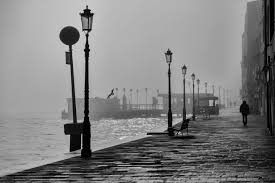
%> input picture image2.jpeg, 275 x 183 px
$ octave ThresholdSelection.m   (GNU Octave 9; MATLAB toolbox functions it lacks are replaced by stand-ins)
%> lines starting %> are read from the running program, lines starting %| are printed output that depends on the picture; in (x1, y1, x2, y2) boxes, pixels count from 0 and x2, y2 are one past the last pixel; in counts of white or black regions, pixels touching at a corner belong together; the program's own positions count from 1
image = imread('image2.jpeg');
%> image is the input picture: size 183x275x3 uint8; min 0, max 239, mean 129
mean_image = imfilter(image, fspecial('average',[15,15]),'replica');
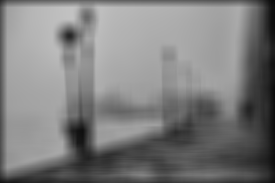
%> mean_image: size 183x275x3 uint8; min 8, max 194, mean 125.1
subtract = image - (mean_image+20);
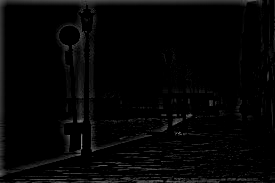
%> subtract: size 183x275x3 uint8; min 0, max 144, mean 5.2

black_white = im2bw(subtract,0);
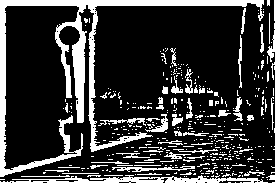
%> black_white: size 183x275 logical; 21.3% white; 408 white regions (355 under 20 px), largest, box (x1, y1, x2, y2) and area: (0, 0, 264, 177) 5645, (0, 175, 268, 183) 1062, (112, 166, 195, 172) 217

subplot(1,2,1); imshow(black_white); title('Threshold Image');
subplot(1,2,2); imshow(image); title('Original Image');

$ run again, with image1.jpg copied over image2.jpeg
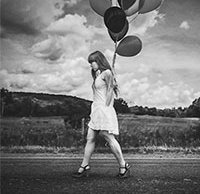
%> input picture image1.jpg, 200 x 194 px
%> image is the input picture: size 194x200x3 uint8; min 0, max 255, mean 121
%> `mean_image = imfilter(image, fspecial('average',[15,15]),'replica');`:
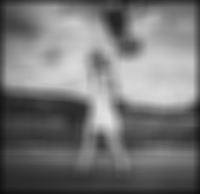
%> mean_image: size 194x200x3 uint8; min 11, max 225, mean 117.7
%> `black_white = im2bw(subtract,0);`:
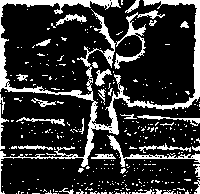
%> black_white: size 194x200 logical; 19.9% white; 340 white regions (309 under 20 px), largest, box (x1, y1, x2, y2) and area: (0, 0, 200, 194) 4037, (114, 10, 165, 69) 500, (107, 135, 200, 167) 421

$ run again, with image10.png saved as image2.jpeg
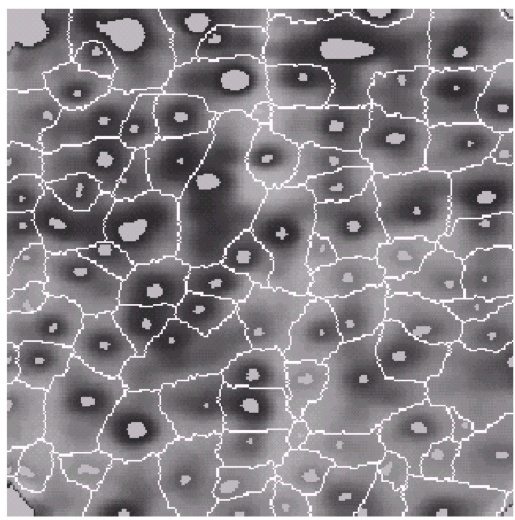
%> input picture image10.png, 515 x 520 px
%> image is the input picture: size 520x515x3 uint8; mean R, G, B 134, 130.3, 134.1
%> `mean_image = imfilter(image, fspecial('average',[15,15]),'replica');`:
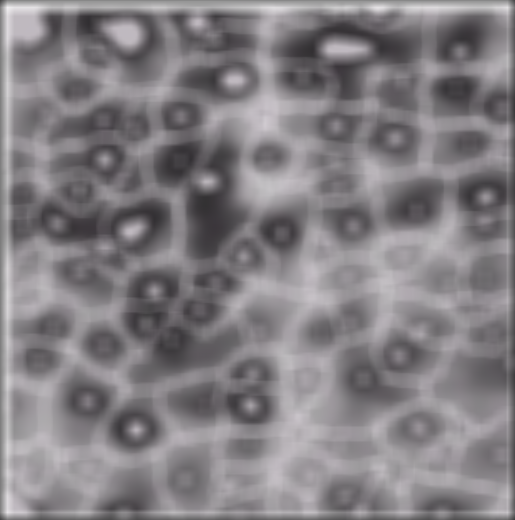
%> mean_image: size 520x515x3 uint8; mean R, G, B 130.7, 127, 130.8
%> `black_white = im2bw(subtract,0);`:
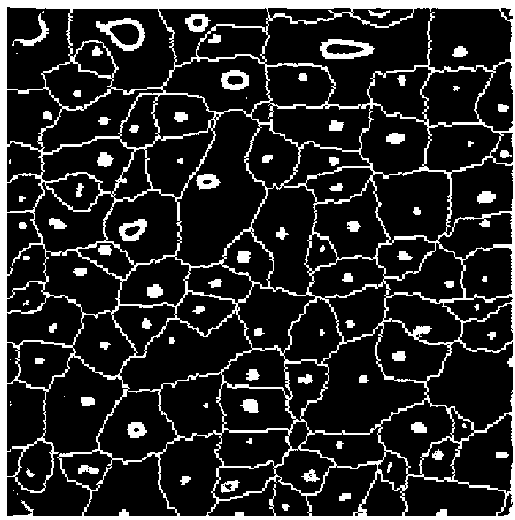
%> black_white: size 520x515 logical; 15.9% white; 93 white regions (12 under 20 px), largest, box (x1, y1, x2, y2) and area: (0, 0, 515, 520) 33935, (320, 39, 375, 59) 586, (96, 18, 145, 51) 578

$ run again, with image11.png saved as image2.jpeg
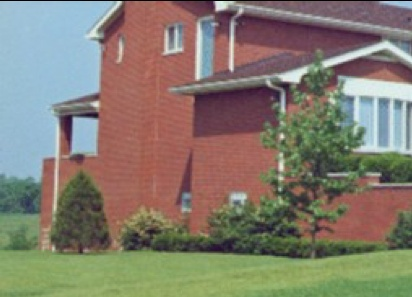
%> input picture image11.png, 412 x 297 px
%> image is the input picture: size 297x412x3 uint8; mean R, G, B 131.4, 123.9, 110.9
%> `mean_image = imfilter(image, fspecial('average',[15,15]),'replica');`:
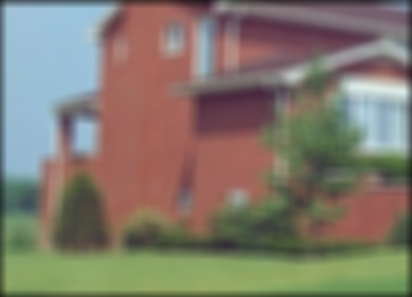
%> mean_image: size 297x412x3 uint8; mean R, G, B 128.8, 120.9, 108.3
%> `black_white = im2bw(subtract,0);`:
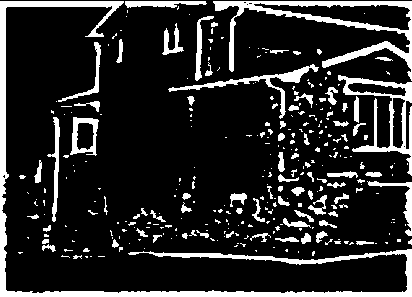
%> black_white: size 297x412 logical; 15.9% white; 306 white regions (218 under 20 px), largest, box (x1, y1, x2, y2) and area: (0, 1, 412, 297) 6105, (213, 1, 412, 81) 2940, (338, 75, 412, 176) 1638
